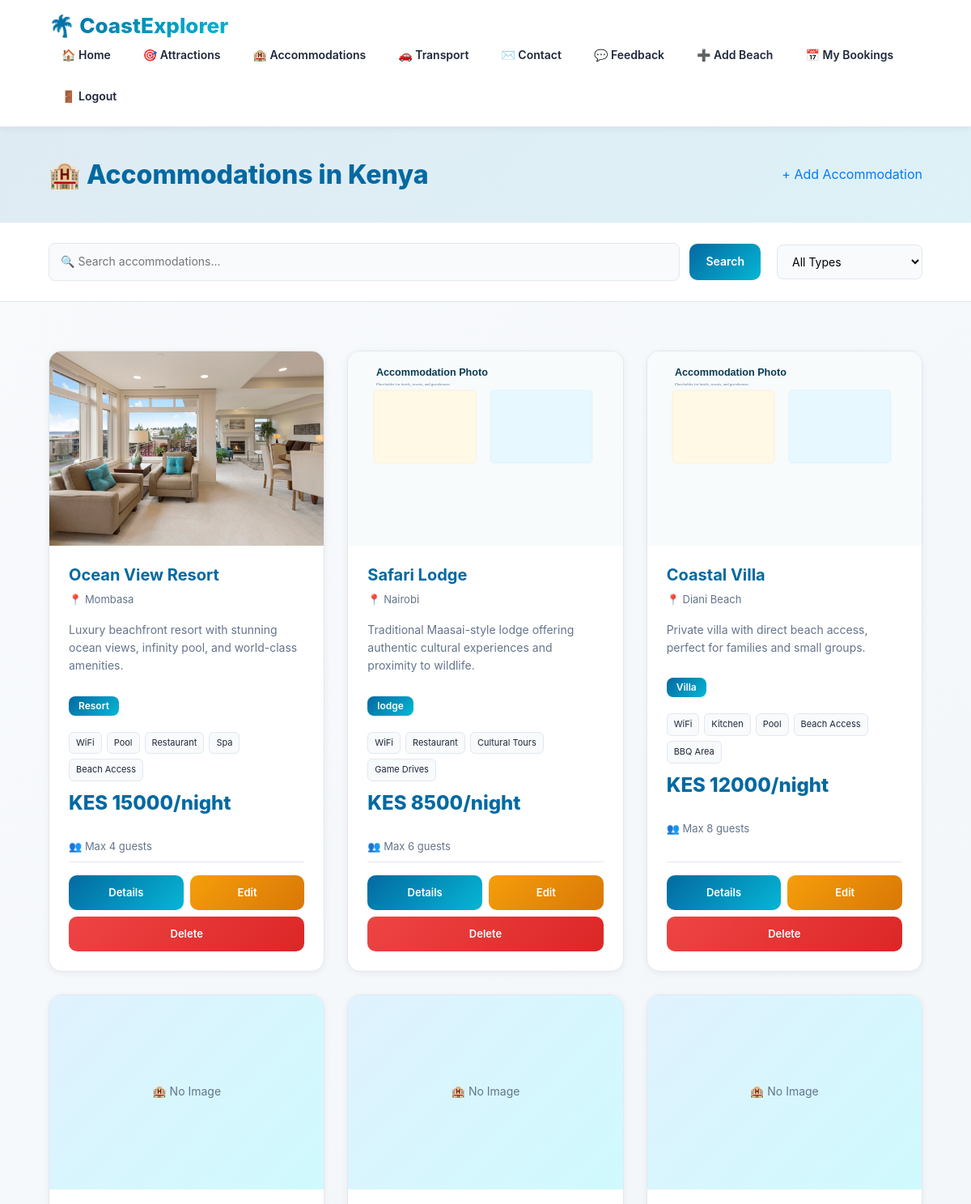
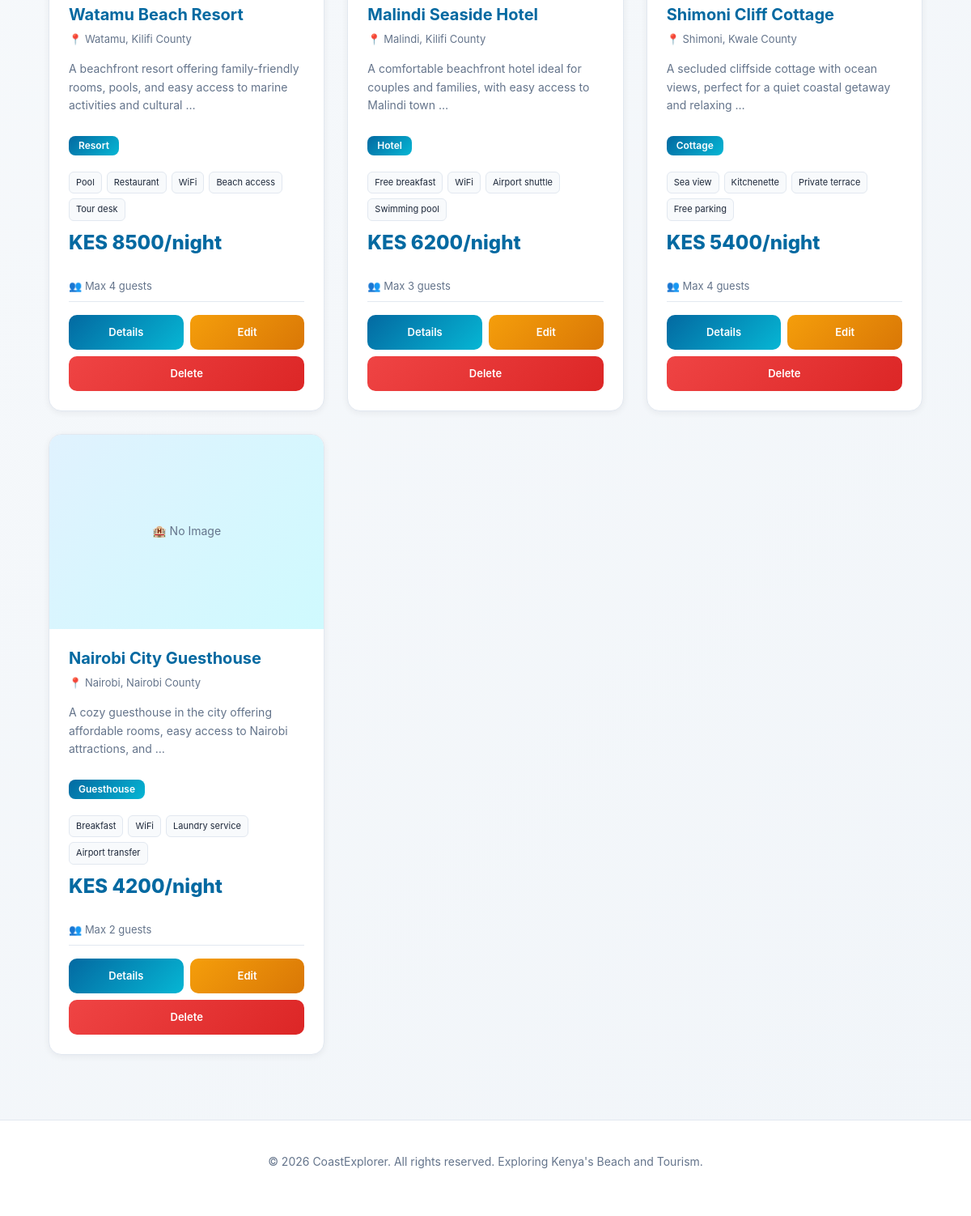
Screenshot of /accommodations/ (signed in) with the database file from the repository (2 pictures, top to bottom).
### tourism/models.py (models this page shows, shortened)
class Accommodation(models.Model):
    ACCOMMODATION_TYPE_CHOICES = [
        ('hotel', 'Hotel'),
        ('resort', 'Resort'),
        ('guesthouse', 'Guesthouse'),
        ('apartment', 'Apartment'),
        ('villa', 'Villa'),
        ('cottage', 'Cottage'),
        ('camp', 'Camp'),
        ('other', 'Other'),
    ]
    name = models.CharField(max_length=100)
    location = models.CharField(max_length=100)
    accommodation_type = models.CharField(max_length=20, choices=ACCOMMODATION_TYPE_CHOICES)
    description = models.TextField()
    price_per_night = models.IntegerField()
    max_guests = models.IntegerField(default=2)
    amenities = models.TextField(blank=True, help_text="Comma-separated list of amenities")
    image = models.ImageField(upload_to='accommodation_images/', blank=True, null=True)
    latitude = models.FloatField(blank=True, null=True)
    longitude = models.FloatField(blank=True, null=True)
    contact_info = models.CharField(max_length=200, blank=True)
    website = models.URLField(blank=True)
    created_at = models.DateTimeField(default=timezone.now)
    def get_amenities_list(self):
        if self.amenities:
            return [amenity.strip() for amenity in self.amenities.split(',')]
        return []

### tourism/views.py (the view)
# urls.py: path('accommodations/', views.accommodations, name='accommodations'),
@login_required
def accommodations(request):
    query = request.GET.get('q', '')
    accommodation_type = request.GET.get('type', '')
    accommodations_list = Accommodation.objects.all()
    if query:
        accommodations_list = accommodations_list.filter(name__icontains=query) | accommodations_list.filter(location__icontains=query)
    if accommodation_type:
        accommodations_list = accommodations_list.filter(accommodation_type=accommodation_type)
    types = Accommodation.ACCOMMODATION_TYPE_CHOICES
    return render(request, 'accommodations.html', {
        'accommodations': accommodations_list,
        'types': types,
        'query': query,
        'selected_type': accommodation_type,
    })

### tourism/templates/accommodations.html (shortened to what this page needs)
{% extends 'base.html' %}
{% block content %}
<div class="accommodations-header">
    <h1>🏨 Accommodations in Kenya</h1>
    <a href="{% url 'create_accommodation' %}" class="add-btn">+ Add Accommodation</a>
</div>
<div class="filter-section">
    <form method="GET" action="{% url 'accommodations' %}" style="flex: 1; display: flex; gap: 12px; min-width: 300px;">
        <input type="text" name="q" placeholder="🔍 Search accommodations..." value="{{ query }}" style="flex: 1;">
        <button type="submit" style="padding: 11px 20px;">Search</button>
    </form>
    <form method="GET" action="{% url 'accommodations' %}" style="display: flex; gap: 12px; align-items: center;">
        <select name="type" onchange="this.form.submit()" style="min-width: 180px;">
            <option value="">All Types</option>
        </select>
    </form>
</div>
{% if accommodations %}
    <div class="grid">
        {% for accommodation in accommodations %}
            <div class="card">
                {% if accommodation.image %}
                    <img src="{{ accommodation.image.url }}" alt="{{ accommodation.name }}">
                {% else %}
                    <div style="height: 240px; background: linear-gradient(135deg, #e0f2fe 0%, #cffafe 100%); display: flex; align-items: center; justify-content: center;">
                        <span style="color: var(--text-muted); font-size: 14px;">🏨 No Image</span>
                    </div>
                {% endif %}
                <div class="card-body">
                    <h2>{{ accommodation.name }}</h2>
                    <div class="meta">
                        <span>📍 {{ accommodation.location }}</span>
                    </div>
                    <p>{{ accommodation.description|truncatewords:15 }}</p>
                    <div style="margin: 12px 0;">
                        <span class="badge">{{ accommodation.get_accommodation_type_display }}</span>
                    </div>
                    {% if accommodation.amenities %}
                        <div class="amenities-list">
                            {% for amenity in accommodation.get_amenities_list %}
                                <span class="amenity-tag">{{ amenity }}</span>
                            {% endfor %}
                        </div>
                    {% endif %}
                    <div class="price">KES {{ accommodation.price_per_night }}/night</div>
                    <p style="font-size: 13px; color: var(--text-muted); margin: 8px 0;">
                        👥 Max {{ accommodation.max_guests }} guests
                    </p>
                    <div class="card-actions">
                        <a href="{% url 'accommodation_detail' accommodation.id %}">Details</a>
                        <a href="{% url 'update_accommodation' accommodation.id %}" style="background: linear-gradient(135deg, #f59e0b 0%, #d97706 100%);">Edit</a>
                        <a href="{% url 'delete_accommodation' accommodation.id %}" style="background: linear-gradient(135deg, #ef4444 0%, #dc2626 100%);">Delete</a>
                    </div>
                </div>
            </div>
        {% endfor %}
    </div>
{% else %}
    <div class="empty-message">
        <h3>🏨 No accommodations found</h3>
        <p>Try adjusting your search filters or add a new accommodation.</p>
    </div>
{% endif %}
{% endblock %}

### tourism/templates/base.html (style rules this page uses)
:root { --primary-dark: #0f172a; --primary-blue: #0369a1; --accent-cyan: #06b6d4; --light-bg: #f8fafc; --white: #ffffff; --text-dark: #1e293b; --text-muted: #64748b; --border: #e2e8f0; --shadow-sm: 0 2px 8px rgba(15, 23, 42, 0.06); --shadow-md: 0 8px 20px rgba(15, 23, 42, 0.1); --shadow-lg: 0 20px 60px rgba(15, 23, 42, 0.12); }
* { margin: 0; padding: 0; box-sizing: border-box; }
html, body { scroll-behavior: smooth; }
body { background: linear-gradient(135deg, #f8fafc 0%, #f1f5f9 100%); color: var(--text-dark); font-family: -apple-system, BlinkMacSystemFont, 'Segoe UI', 'Roboto', 'Oxygen', 'Ubuntu', 'Cantarell', sans-serif; line-height: 1.6; min-height: 100vh; display: flex; flex-direction: column; }
.grid { display: grid; grid-template-columns: repeat(auto-fill, minmax(320px, 1fr)); gap: 28px; padding: 60px 5% 80px; max-width: 1400px; margin: 0 auto; width: 100%; }
.card { background: var(--white); border-radius: 16px; overflow: hidden; box-shadow: var(--shadow-sm); display: flex; flex-direction: column; transition: all 0.3s cubic-bezier(0.4, 0, 0.2, 1); border: 1px solid var(--border); }
.card img { width: 100%; height: 240px; object-fit: cover; transition: transform 0.3s ease; }
.card-body { padding: 24px; flex: 1; display: flex; flex-direction: column; }
.card-body h2 { margin-bottom: 8px; color: var(--primary-blue); font-size: 20px; font-weight: 700; }
.card-body p { margin-bottom: 12px; line-height: 1.6; color: var(--text-muted); font-size: 14px; }
.meta { margin-bottom: 16px; color: var(--text-muted); font-size: 13px; display: flex; align-items: center; gap: 8px; }
.price { font-size: 24px; font-weight: 800; color: var(--primary-blue); margin-bottom: 16px; }
.card-actions { display: flex; gap: 8px; flex-wrap: wrap; padding-top: 16px; border-top: 1px solid var(--border); margin-top: auto; }
.card-actions a, .card-actions form button { flex: 1; min-width: 100px; text-align: center; text-decoration: none; border: none; color: var(--white); background: linear-gradient(135deg, var(--primary-blue) 0%, var(--accent-cyan) 100%); padding: 11px 14px; border-radius: 10px; font-weight: 600; cursor: pointer; font-size: 13px; transition: all 0.3s ease; }
.controls input, .controls select, input[type="text"], input[type="email"], input[type="password"], textarea, select { padding: 12px 16px; border: 1px solid var(--border); border-radius: 10px; outline: none; font-family: inherit; font-size: 14px; transition: all 0.3s ease; background: var(--light-bg); }
.controls button, button { padding: 12px 24px; border: none; background: linear-gradient(135deg, var(--primary-blue) 0%, var(--accent-cyan) 100%); color: var(--white); border-radius: 10px; cursor: pointer; font-weight: 600; font-size: 14px; transition: all 0.3s ease; }

### tourism/templates/accommodations.html (style rules this page uses)
.accommodations-header { padding: 40px 5%; background: linear-gradient(135deg, rgba(3, 105, 161, 0.1) 0%, rgba(6, 182, 212, 0.1) 100%); display: flex; justify-content: space-between; align-items: center; gap: 20px; flex-wrap: wrap; }
.accommodations-header h1 { font-size: 32px; font-weight: 800; color: var(--primary-blue); margin: 0; }
.filter-section { padding: 25px 5%; background: var(--white); border-bottom: 1px solid var(--border); display: flex; gap: 20px; flex-wrap: wrap; align-items: center; }
.filter-section form { display: flex; gap: 12px; align-items: center; flex-wrap: wrap; }
.filter-section input, .filter-section select { padding: 11px 14px; border: 1px solid var(--border); border-radius: 8px; outline: none; font-size: 14px; background: var(--light-bg); transition: all 0.3s ease; }
.badge { display: inline-block; background: linear-gradient(135deg, var(--primary-blue) 0%, var(--accent-cyan) 100%); color: var(--white); padding: 6px 12px; border-radius: 8px; font-size: 12px; font-weight: 600; }
.amenities-list { display: flex; flex-wrap: wrap; gap: 6px; margin: 8px 0; }
.amenity-tag { background: var(--light-bg); color: var(--text-dark); padding: 4px 8px; border-radius: 6px; font-size: 11px; border: 1px solid var(--border); }

### rows the page displays
Accommodation: image (picture), name "Ocean View Resort", location "Mombasa", description "Luxury beachfront resort with stunning ocean views, infinity pool, and world-class amenities.", accommodation_type "Resort", get_amenities_list "WiFi" "Pool" "Restaurant" "Spa" "Beach Access", price_per_night "15000", max_guests "4"
Accommodation: image (placeholder picture), name "Safari Lodge", location "Nairobi", description "Traditional Maasai-style lodge offering authentic cultural experiences and proximity to wildlife.", accommodation_type "lodge", get_amenities_list "WiFi" "Restaurant" "Cultural Tours" "Game Drives", price_per_night "8500", max_guests "6"
Accommodation: image (placeholder picture), name "Coastal Villa", location "Diani Beach", description "Private villa with direct beach access, perfect for families and small groups.", accommodation_type "Villa", get_amenities_list "WiFi" "Kitchen" "Pool" "Beach Access" "BBQ Area", price_per_night "12000", max_guests "8"
Accommodation: image "🏨 No Image", name "Watamu Beach Resort", location "Watamu, Kilifi County", description "A beachfront resort offering family-friendly rooms, pools, and easy access to marine activities and cultural …", accommodation_type "Resort", get_amenities_list "Pool" "Restaurant" "WiFi" "Beach access" "Tour desk", price_per_night "8500", max_guests "4"
Accommodation: image "🏨 No Image", name "Malindi Seaside Hotel", location "Malindi, Kilifi County", description "A comfortable beachfront hotel ideal for couples and families, with easy access to Malindi town …", accommodation_type "Hotel", get_amenities_list "Free breakfast" "WiFi" "Airport shuttle" "Swimming pool", price_per_night "6200", max_guests "3"
Accommodation: image "🏨 No Image", name "Shimoni Cliff Cottage", location "Shimoni, Kwale County", description "A secluded cliffside cottage with ocean views, perfect for a quiet coastal getaway and relaxing …", accommodation_type "Cottage", get_amenities_list "Sea view" "Kitchenette" "Private terrace" "Free parking", price_per_night "5400", max_guests "4"
Accommodation: image "🏨 No Image", name "Nairobi City Guesthouse", location "Nairobi, Nairobi County", description "A cozy guesthouse in the city offering affordable rooms, easy access to Nairobi attractions, and …", accommodation_type "Guesthouse", get_amenities_list "Breakfast" "WiFi" "Laundry service" "Airport transfer", price_per_night "4200", max_guests "2"
